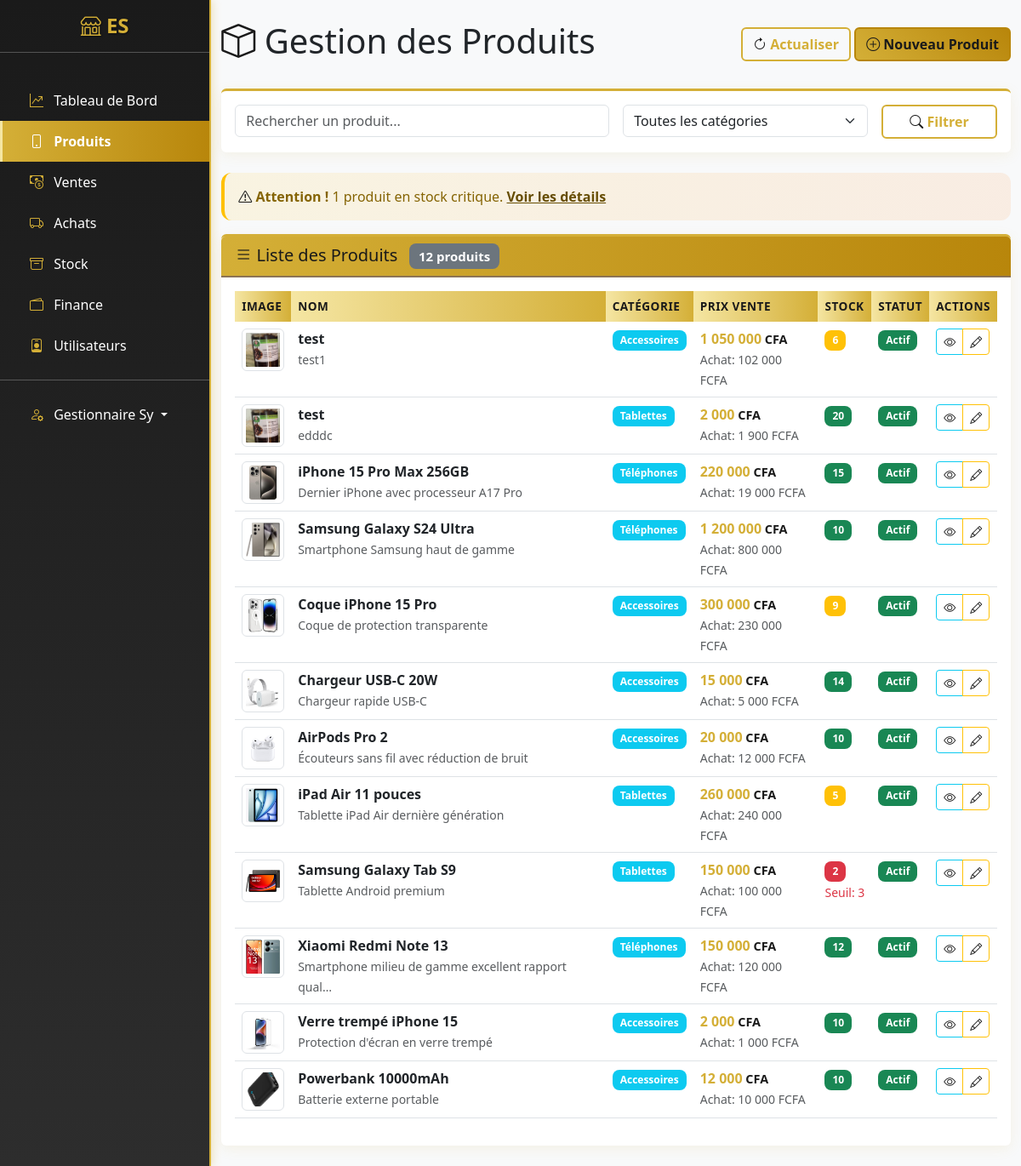
Screenshot of /produits/ (signed in) with the database file from the repository.
### apps/users/models.py (models this page shows, shortened)
class User(AbstractUser):
    ROLE_CHOICES = [
        ('admin', 'Administrateur'),
        ('manager', 'Gestionnaire'),
        ('cashier', 'Caissier'),
    ]
    email = models.EmailField(unique=True)
    telephone = models.CharField(max_length=15, blank=True)
    role = models.CharField(max_length=20, choices=ROLE_CHOICES, default='Administrateur')
    date_creation = models.DateTimeField(auto_now_add=True)
    USERNAME_FIELD = 'username'
    REQUIRED_FIELDS = ['email']
    class Meta:
        verbose_name = "Utilisateur"
        verbose_name_plural = "Utilisateurs"

### apps/produits/models.py (models this page shows, shortened)
class Produit(models.Model):
    nom = models.CharField(max_length=200)
    slug = models.SlugField(unique=True, blank=True)
    categorie = models.ForeignKey(Categorie, on_delete=models.CASCADE, related_name='produits')
    description = models.TextField(blank=True)
    prix_achat = models.DecimalField(max_digits=10, decimal_places=2, default=0)
    prix_vente = models.DecimalField(max_digits=10, decimal_places=2)
    quantite_stock = models.PositiveIntegerField(default=0)
    seuil_alerte = models.PositiveIntegerField(default=5, help_text="Quantité minimum avant alerte")
    date_ajout = models.DateTimeField(auto_now_add=True)
    image = models.ImageField(upload_to='produits/', blank=True, null=True)
    actif = models.BooleanField(default=True)
    class Meta:
        verbose_name = "Produit"
        verbose_name_plural = "Produits"
        ordering = ['-date_ajout']
    @property
    def stock_critique(self):
        return self.quantite_stock <= self.seuil_alerte

class Categorie(models.Model):
    nom = models.CharField(max_length=100, unique=True)
    description = models.TextField(blank=True)
    date_creation = models.DateTimeField(auto_now_add=True)
    class Meta:
        verbose_name = "Catégorie"
        verbose_name_plural = "Catégories"
        ordering = ['nom']

### apps/produits/views.py (the view)
# urls.py: path('', views.ProduitListView.as_view(), name='list'),
@method_decorator(manager_or_admin_cashier_required, name='dispatch')
class ProduitListView(LoginRequiredMixin, ListView):
    model = Produit
    template_name = 'produits/list.html'
    context_object_name = 'produits'
    paginate_by = 20
    def get_queryset(self):
        queryset = Produit.objects.filter(actif=True).select_related('categorie')
        query = self.request.GET.get('q')
        if query:
            queryset = queryset.filter(
                Q(nom__icontains=query) |
                Q(description__icontains=query) |
                Q(categorie__nom__icontains=query)
            )
        categorie_id = self.request.GET.get('categorie')
        if categorie_id:
            queryset = queryset.filter(categorie_id=categorie_id)
        return queryset
    def get_context_data(self, **kwargs):
        context = super().get_context_data(**kwargs)
        context['categories'] = Categorie.objects.all()
        context['stock_critique'] = Produit.objects.filter(
            actif=True, quantite_stock__lte=F('seuil_alerte')
        ).count()
        return context

### templates/produits/list.html (shortened to what this page needs)
{% extends 'base.html' %}
{% load math_filters %}
{% load humanize %}
{% block content %}
<div class="d-flex justify-content-between align-items-center mb-4">
    <h1><i class="bi bi-box"></i> Gestion des Produits</h1>
    <div>
        <button class="btn btn-outline-primary" onclick="location.reload()">
            <i class="bi bi-arrow-clockwise"></i> Actualiser
        </button>
        {% if user.role in 'admin,manager' %}
        <a href="{% url 'produits:create' %}" class="btn btn-primary">
            <i class="bi bi-plus-circle"></i> Nouveau Produit
        </a>
        {% endif %}
    </div>
</div>
<div class="card mb-4">
    <div class="card-body">
        <form method="get" class="row g-3">
            <div class="col-md-6">
                <input type="text" name="q" class="form-control" placeholder="Rechercher un produit..."
                       value="{{ request.GET.q|default:'' }}">
            </div>
            <div class="col-md-4">
                <select name="categorie" class="form-select">
                    <option value="">Toutes les catégories</option>
                </select>
            </div>
            <div class="col-md-2">
                <button type="submit" class="btn btn-outline-primary w-100">
                    <i class="bi bi-search"></i> Filtrer
                </button>
            </div>
        </form>
    </div>
</div>
{% if stock_critique > 0 %}
<div class="alert alert-warning">
    <i class="bi bi-exclamation-triangle"></i>
    <strong>Attention !</strong> {{ stock_critique }} produit{{ stock_critique|pluralize }} en stock critique.
    <a href="{% url 'stock:list' %}" class="alert-link">Voir les détails</a>
</div>
{% endif %}
<div class="card">
    <div class="card-header">
        <h5 class="card-title mb-0">
            <i class="bi bi-list"></i> Liste des Produits
            <span class="badge bg-secondary ms-2">{{ produits|length }} produit{{ produits|pluralize }}</span>
        </h5>
    </div>
    <div class="card-body">
        <div class="table-responsive">
            <table class="table table-hover">
                <thead>
                    <tr>
                        <th>Image</th>
                        <th>Nom</th>
                        <th>Catégorie</th>
                        <th>Prix Vente</th>
                        <th>Stock</th>
                        <th>Statut</th>
                        <th>Actions</th>
                    </tr>
                </thead>
                <tbody>
                    {% for produit in produits %}
                    <tr>
                        <td>
                            {% if produit.image %}
                            <img src="{{ produit.image.url }}" alt="{{ produit.nom }}" class="img-thumbnail" style="width: 50px; height: 50px; object-fit: cover;">
                            {% else %}
                            <div class="bg-light d-flex align-items-center justify-content-center" style="width: 50px; height: 50px;">
                                <i class="bi bi-image text-muted"></i>
                            </div>
                            {% endif %}
                        </td>
                        <td>
                            <strong>{{ produit.nom }}</strong>
                            {% if produit.description %}
                            <br><small class="text-muted">{{ produit.description|truncatechars:50 }}</small>
                            {% endif %}
                        </td>
                        <td>
                            <span class="badge bg-info">{{ produit.categorie.nom }}</span>
                        </td>
                        <td>
                            <strong class="montant-cfa">{{ produit.prix_vente|floatformat:0|intcomma }}</strong>
                            {% if produit.prix_achat %}
                            <br><small class="text-muted">Achat: {{ produit.prix_achat|floatformat:0|intcomma }} FCFA</small>
                            {% endif %}
                        </td>
                        <td>
                            <span class="badge {% if produit.stock_critique %}bg-danger{% elif produit.quantite_stock < 10 %}bg-warning{% else %}bg-success{% endif %}">
                                {{ produit.quantite_stock }}
                            </span>
                            {% if produit.stock_critique %}
                            <br><small class="text-danger">Seuil: {{ produit.seuil_alerte }}</small>
                            {% endif %}
                        </td>
                        <td>
                            {% if produit.actif %}
                            <span class="badge bg-success">Actif</span>
                            {% else %}
                            <span class="badge bg-secondary">Inactif</span>
                            {% endif %}
                        </td>
                        <td>
                            <div class="btn-group btn-group-sm">
                                <a href="{% url 'produits:detail' produit.slug %}" class="btn btn-outline-info" title="Voir">
                                    <i class="bi bi-eye"></i>
                                </a>
                                {% if user.role in 'admin,manager' %}
                                <a href="{% url 'produits:edit' produit.slug %}" class="btn btn-outline-warning" title="Modifier">
                                    <i class="bi bi-pencil"></i>
                                </a>
                                {% endif %}
                            </div>
                        </td>
                    </tr>
                    {% endfor %}
                </tbody>
            </table>
        </div>
    </div>
</div>
{% endblock %}

### templates/base.html (shortened to what this page needs)
<!DOCTYPE html>
<html lang="fr">
<head>
    <link href="https://cdn.jsdelivr.net/npm/bootstrap@5.3.0/dist/css/bootstrap.min.css" rel="stylesheet">
    <link rel="stylesheet" href="https://cdn.jsdelivr.net/npm/bootstrap-icons@1.11.0/font/bootstrap-icons.css">
    {% load static %}
    <link rel="stylesheet" href="{% static 'css/custom.css' %}">
</head>
<body>
    <div id="wrapper">
        <div class="d-md-flex">
            <nav id="sidebar" class="text-white collapse d-md-block" style="width: 250px; min-height: 100vh;">
                <div class="position-sticky">
                    <div class="py-3">
                        <h4 class="text-center">
                            <i class="logo bi-shop"></i> ES
                        </h4>
                        <hr>
                    </div>
                    <div class="nav flex-column">
                        <a href="{% url 'dashboard:index' %}" class="nav-link text-white {% if request.resolver_match.app_name == 'dashboard' %}active{% endif %}">
                            <i class="logo bi-graph-up-arrow px-2"></i> Tableau de Bord
                        </a>
                        <a href="{% url 'produits:list' %}" class="nav-link text-white {% if request.resolver_match.app_name == 'produits' %}active{% endif %}">
                            <i class="logo bi-phone px-2"></i> Produits
                        </a>
                        <a href="{% url 'ventes:list' %}" class="nav-link text-white {% if request.resolver_match.app_name == 'ventes' %}active{% endif %}">
                            <i class="logo bi-cash-coin px-2"></i> Ventes
                        </a>
                        <a href="{% url 'achats:list' %}" class="nav-link text-white {% if request.resolver_match.app_name == 'achats' %}active{% endif %}">
                            <i class="logo bi-truck px-2"></i> Achats
                        </a>
                        <a href="{% url 'stock:list' %}" class="nav-link text-white {% if request.resolver_match.app_name == 'stock' %}active{% endif %}">
                            <i class="logo bi-archive px-2"></i> Stock
                        </a>
                        <a href="{% url 'finance:overview' %}" class="nav-link text-white {% if request.resolver_match.app_name == 'finance' %}active{% endif %}">
                            <i class="logo bi-wallet2 px-2"></i> Finance
                        </a>
                        {% if user.role in 'admin,manager' %}
                        <a href="{% url 'users:user_list' %}" class="nav-link text-white {% if request.resolver_match.app_name == 'users' %}active{% endif %}">
                            <i class="logo bi-person-badge px-2"></i> Utilisateurs
                        </a>
                        {% endif %}
                        <hr>
                        <div class="dropdown">
                            <a class="nav-link text-white dropdown-toggle" href="#" role="button" data-bs-toggle="dropdown">
                                <i class="logo bi-person-gear px-2"></i> {{ user.get_full_name|default:user.username }}
                            </a>
                        </div>
                    </div>
                </div>
            </nav>
            <main class="flex-fill">
                <div class="container-fluid py-4">
                    {% block content %}{% endblock %}
                </div>
            </main>
        </div>
    </div>
    {% load static %}
</body>
</html>

### static/css/custom.css (style rules this page uses)
:root { --primary-color: #D4AF37; --primary-dark: #B8860B; --secondary-color: #1a1a1a; --secondary-light: #2d2d2d; --success-color: #28a745; --info-color: #17a2b8; --warning-color: #ffc107; --danger-color: #dc3545; --light-gold: #F5E6A3; --dark-gold: #8B7355; }
body { background-color: #f8f9fa; font-family: 'Segoe UI', Tahoma, Geneva, Verdana, sans-serif; }
#sidebar { background: linear-gradient(180deg, var(--secondary-color) 0%, var(--secondary-light) 100%); box-shadow: 2px 0 10px rgba(212, 175, 55, 0.3); border-right: 2px solid var(--primary-color); }
#sidebar .nav-link { padding: 0.75rem 1.5rem; border-radius: 0; transition: all 0.3s ease; color: #ffffff; border-left: 3px solid transparent; }
#sidebar h4 { color: var(--primary-color); text-shadow: 1px 1px 2px rgba(0,0,0,0.5); font-weight: bold; }
.logo { color: var(--primary-color); }
.card { border: none; box-shadow: 0 4px 15px rgba(212, 175, 55, 0.1); transition: all 0.3s ease; border-top: 3px solid var(--primary-color); }
.card-header { background: linear-gradient(90deg, var(--primary-color), var(--primary-dark)); color: var(--secondary-color); border-bottom: 2px solid var(--dark-gold); font-weight: 600; }
.btn-primary { background: linear-gradient(45deg, var(--primary-color), var(--primary-dark)); border: 2px solid var(--primary-dark); color: var(--secondary-color); font-weight: 600; transition: all 0.3s ease; }
.btn-outline-primary { border: 2px solid var(--primary-color); color: var(--primary-color); font-weight: 600; }
.table th { background: linear-gradient(90deg, var(--light-gold), var(--primary-color)); color: var(--secondary-color); border: none; font-weight: 600; text-transform: uppercase; font-size: 0.85rem; letter-spacing: 0.5px; }
.badge { font-size: 0.75em; font-weight: 600; padding: 0.5em 0.75em; border-radius: 0.5rem; }
.alert { border-radius: 0.75rem; font-weight: 500; border: none; border-left: 4px solid; }
.alert-warning { background: linear-gradient(90deg, rgba(255, 193, 7, 0.1), rgba(253, 126, 20, 0.1)); border-left-color: #ffc107; color: #856404; }
.bi { color: var(--secondary-color); }
.montant-cfa { font-weight: bold; color: var(--primary-color); }
.montant-cfa::after { content: " CFA"; font-size: 0.9em; color: var(--secondary-color); }

### rows the page displays
User: get_full_name "Gestionnaire Sy"
Produit: image (picture), nom "test", description "test1", categorie.nom "Accessoires", prix_vente "1 050 000", prix_achat "102 000", quantite_stock "6", actif "Actif"
Produit: image (picture), nom "test", description "edddc", categorie.nom "Tablettes", prix_vente "2 000", prix_achat "1 900", quantite_stock "20", actif "Actif"
Produit: image (picture), nom "iPhone 15 Pro Max 256GB", description "Dernier iPhone avec processeur A17 Pro", categorie.nom "Téléphones", prix_vente "220 000", prix_achat "19 000", quantite_stock "15", actif "Actif"
Produit: image (picture), nom "Samsung Galaxy S24 Ultra", description "Smartphone Samsung haut de gamme", categorie.nom "Téléphones", prix_vente "1 200 000", prix_achat "800 000", quantite_stock "10", actif "Actif"
Produit: image (picture), nom "Coque iPhone 15 Pro", description "Coque de protection transparente", categorie.nom "Accessoires", prix_vente "300 000", prix_achat "230 000", quantite_stock "9", actif "Actif"
Produit: image (picture), nom "Chargeur USB-C 20W", description "Chargeur rapide USB-C", categorie.nom "Accessoires", prix_vente "15 000", prix_achat "5 000", quantite_stock "14", actif "Actif"
Produit: image (picture), nom "AirPods Pro 2", description "Écouteurs sans fil avec réduction de bruit", categorie.nom "Accessoires", prix_vente "20 000", prix_achat "12 000", quantite_stock "10", actif "Actif"
Produit: image (picture), nom "iPad Air 11 pouces", description "Tablette iPad Air dernière génération", categorie.nom "Tablettes", prix_vente "260 000", prix_achat "240 000", quantite_stock "5", actif "Actif"
Produit: image (picture), nom "Samsung Galaxy Tab S9", description "Tablette Android premium", categorie.nom "Tablettes", prix_vente "150 000", prix_achat "100 000", quantite_stock "2", seuil_alerte "3", actif "Actif"
Produit: image (picture), nom "Xiaomi Redmi Note 13", description "Smartphone milieu de gamme excellent rapport qual…", categorie.nom "Téléphones", prix_vente "150 000", prix_achat "120 000", quantite_stock "12", actif "Actif"
Produit: image (picture), nom "Verre trempé iPhone 15", description "Protection d'écran en verre trempé", categorie.nom "Accessoires", prix_vente "2 000", prix_achat "1 000", quantite_stock "10", actif "Actif"
Produit: image (picture), nom "Powerbank 10000mAh", description "Batterie externe portable", categorie.nom "Accessoires", prix_vente "12 000", prix_achat "10 000", quantite_stock "10", actif "Actif"

### other values shown
{{ stock_critique }} "1"
{{ produits|length }} "12"
